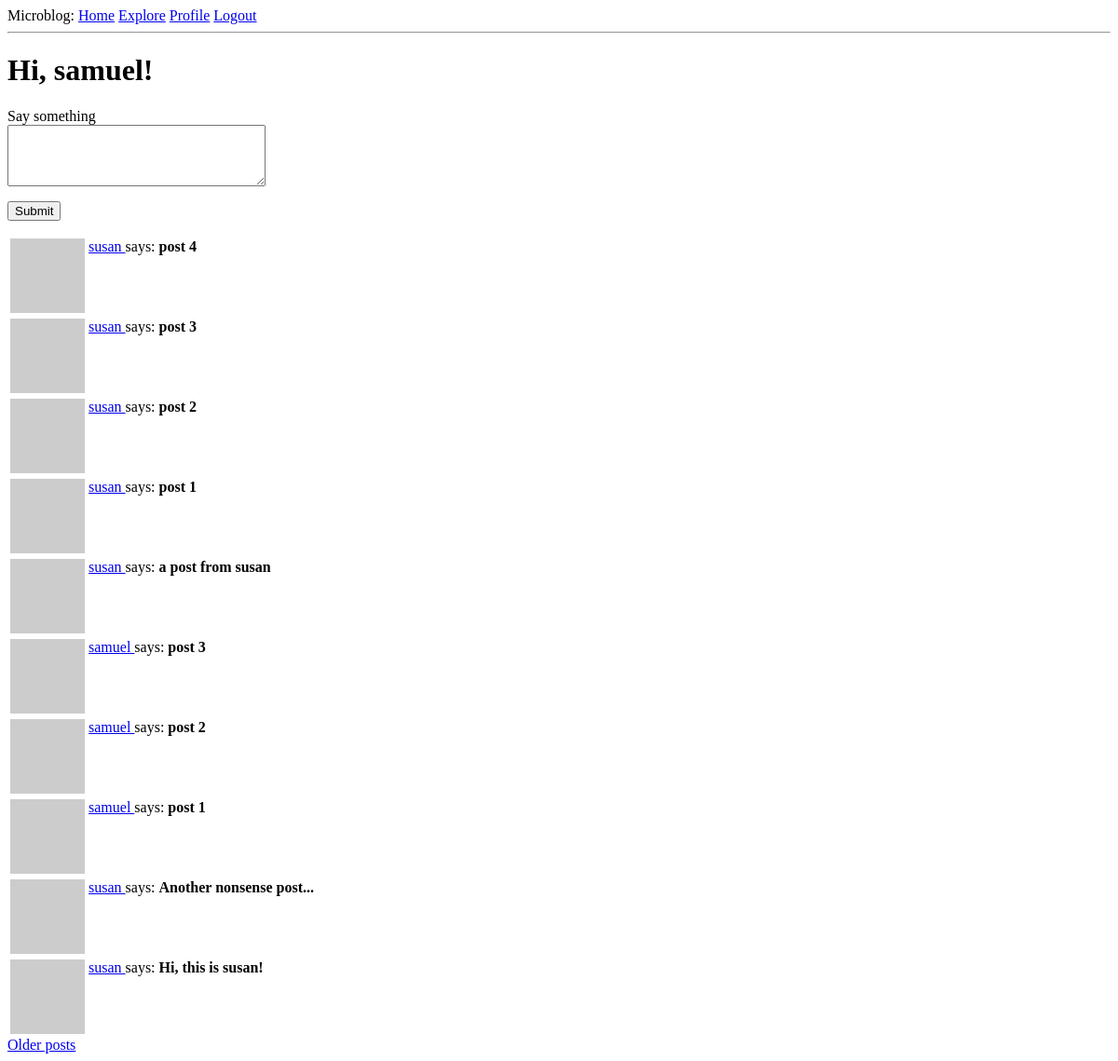
The page /index (signed in) on the database as committed earlier.
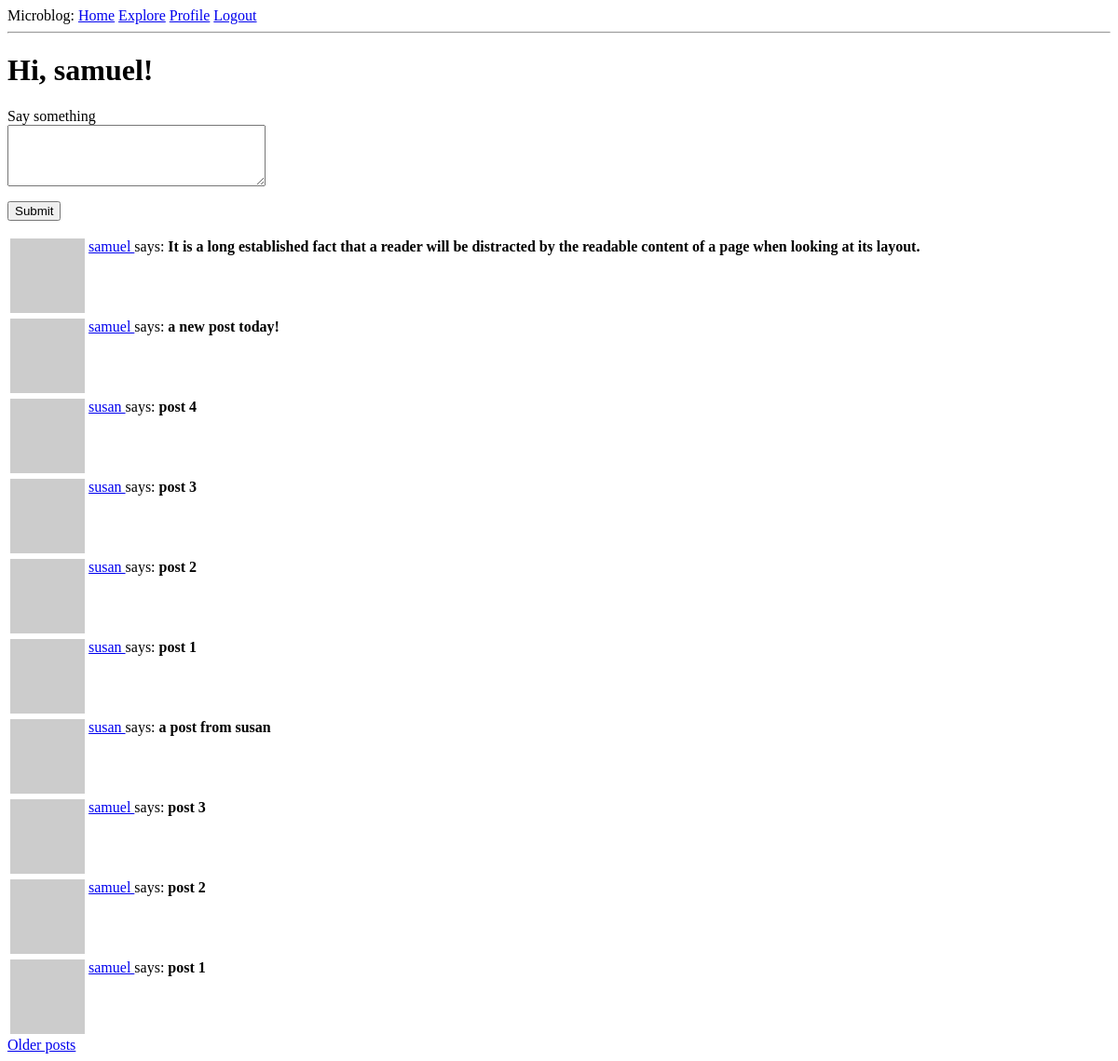
The same page on the database as committed later.
### app/models.py (models this page shows, shortened)
class Post(db.Model):
    id = db.Column(db.Integer, primary_key=True)
    body = db.Column(db.String(140))
    timestamp = db.Column(db.DateTime, index=True, default=datetime.utcnow)
    user_id = db.Column(db.Integer, db.ForeignKey('user.id'))

class User(UserMixin, db.Model):
    id = db.Column(db.Integer, primary_key=True)
    username = db.Column(db.String(64), index=True, unique=True)
    email = db.Column(db.String(120), index=True, unique=True)
    password_hash = db.Column(db.String(128))
    posts = db.relationship('Post', backref='author', lazy='dynamic')
    about_me = db.Column(db.String(140))
    last_seen = db.Column(db.DateTime, default=datetime.utcnow)
    followed = db.relationship(
        'User', secondary=followers,
        primaryjoin=(followers.c.follower_id == id),
        secondaryjoin=(followers.c.followed_id == id),
        backref=db.backref('followers', lazy='dynamic'), lazy='dynamic')
    def avatar(self, size):
        digest = md5(self.email.lower().encode('utf-8')).hexdigest()
        return 'https://www.gravatar.com/avatar/{}?d=identicon&s={}'.format(digest, size)
    def followed_posts(self):
        followed = Post.query.join(
            followers, (followers.c.followed_id == Post.user_id)).filter(
                followers.c.follower_id == self.id)
        own = Post.query.filter_by(user_id=self.id)
        return followed.union(own).order_by(Post.timestamp.desc())

### app/routes.py (the view)
@app.route('/', methods=['GET', 'POST'])
@app.route('/index', methods=['GET', 'POST'])
@login_required
def index():
    form = PostForm()
    if form.validate_on_submit():
        post = Post(body=form.post.data, author=current_user)
        db.session.add(post)
        db.session.commit()
        flash('Your post is now live!')
        return redirect(url_for('index'))
    page = request.args.get('page', 1, type=int)
    posts=current_user.followed_posts().paginate(page, app.config['POSTS_PER_PAGE'], False)
    next_url = url_for('index', page=posts.next_num) if posts.has_next else None
    prev_url = url_for('index', page=posts.prev_num) if posts.has_prev else None
    return render_template('index.html', title='Home', form=form, posts=posts.items, next_url=next_url, prev_url=prev_url)

### app/forms.py
class PostForm(FlaskForm):
    post = TextAreaField('Say something', validators=[
        DataRequired(), Length(min=1, max=140)])
    submit = SubmitField('Submit')

### app/models.py (called while the page is built)
@login.user_loader
def load_user(id):
    return User.query.get(int(id))

### app/routes.py (called while the page is built)
@app.before_request
def before_request():
    if current_user.is_authenticated:
        current_user.last_seen = datetime.utcnow()
        db.session.commit()

### app/templates/index.html (shortened to what this page needs)
{% extends "base.html" %}
{% block content %}
  <h1>Hi, {{ current_user.username }}!</h1>
  {% if form %}
  <form class="" action="" method="post">
    <p>
      {{ form.post.label }}<br>
      {{ form.post(cols=32, rows=4) }}<br>
    </p>
    <p>{{ form.submit() }}</p>
  </form>
  {% endif %}
  {% for post in posts %}
    {% include '_post.html' %}
  {% endfor %}
  {% if next_url %}
  <a href="{{ next_url }}">Older posts</a>
  {% endif %}
{% endblock %}

### app/templates/_post.html
<table>
  <tr valign="top">
    <td><img src="{{ post.author.avatar(36) }}" alt=""></td>
    <td>
      <a href="{{ url_for('user', username=post.author.username) }}">
        {{ post.author.username }}
      </a>
      says: <b>{{ post.body }}</b></td>
  </tr>
</table>

Rows that differ between the two databases and show on the page:
no longer on this page (row unchanged): Post: author.username "susan", body "Another nonsense post..."
no longer on this page (row unchanged): Post: author.username "susan", body "Hi, this is susan!"
added Post: author.username "samuel", body "It is a long established fact that a reader will be distracted by the readable content of a page when looking at its layout."
added Post: author.username "samuel", body "a new post today!"
